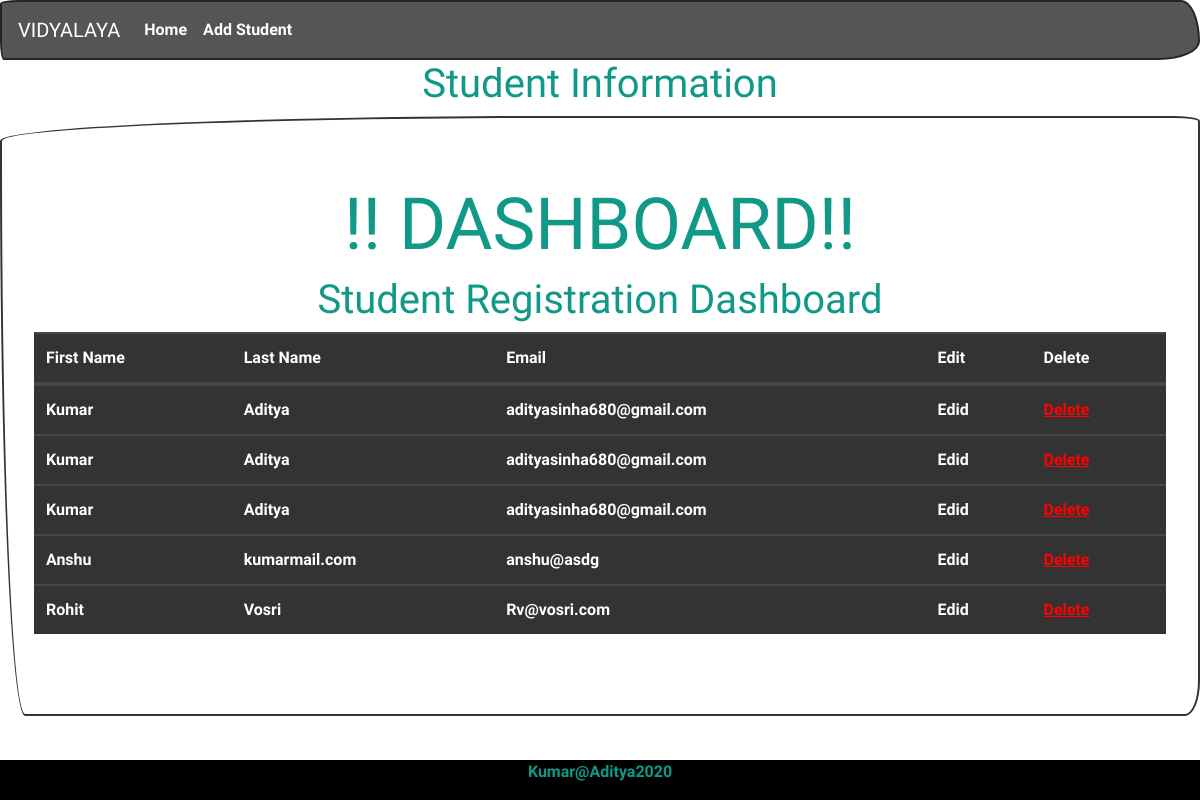
/schoolapp/, run on the app's committed database.
### schoolapp/models.py (models this page shows)
class Details(models.Model):
	fname=models.CharField(max_length=100)
	lname=models.CharField(max_length=100)
	email=models.EmailField(max_length=200)
	password=models.CharField(max_length=100)

### schoolapp/views.py (the view)
# urls.py: path('',views.index, name='index'),
def index(request):
	student_details=models.Details.objects.all()
	data={
		'student_details':student_details
	}
	return render(request,'schoolapp/index.html',context=data)

### templates/schoolapp/index.html
{%extends 'schoolapp/base.html'%}
{%block containt%}
<h1>Student Information</h1>
<div class="jumbotron">
  <h1 class="display-3">!! DASHBOARD!!</h1>
  	<h1>Student Registration Dashboard</h1>
<table class="table table-dark">
  <thead>
    <tr>
      <th scope="col">First Name</th>
      <th scope="col">Last Name</th>
      <th scope="col">Email</th>
      <th scope="col">Edit</th>
      <th scope="col">Delete</th>
    </tr>
  </thead>
  <tbody>
  {%for item in student_details%}
    <tr>
      <td>{{item.fname}}</td>
      <td>{{item.lname}}</td>
      <td>{{item.email}}</td>
      <td>Edid</td>
      <td><a href="{% url 'schoolapp:edit_student' item.id  %}" style="color: red;">Delete</a></td>
    </tr>
   {%endfor%}
  </tbody>
</table>
</div>
{%endblock%}

### templates/schoolapp/base.html (shortened to what this page needs)
<!DOCTYPE html>
{%load static%}
<html>
<head>
	<link rel="stylesheet" type="text/css" href="{%static 'css/bootstrap.min.css'%}">
	<link rel="stylesheet" type="text/css" href="{%static 'css/custom.css'%}">
</head>
<body>
<nav class="navbar navbar-expand-lg navbar-dark bg-dark">
  <a class="navbar-brand" href="#">VIDYALAYA</a>
  <div class="collapse navbar-collapse" id="navbarColor02">
    <ul class="navbar-nav mr-auto">
      <li class="nav-item active">
        <a class="nav-link" href="{%url 'schoolapp:index'%}">Home <span class="sr-only">(current)</span></a>
      </li>
      <li class="nav-item">
        <a class="nav-link" href="{%url 'schoolapp:addstudent'%}">Add Student</a>
      </li>
  </div>
</nav>
{%block containt%}
{%endblock%}
<div class='footer'>
	<p>Kumar@Aditya2020</p>
</div>
</body>
</html>

### static/css/custom.css (style rules this page uses)
h1 { color: #198; text-align: center; }
.footer { position: fixed; left: 0; bottom: 0; width: 100%; background-color: #000; color: #198; text-align: center; }

### data on the page
Details: fname "Kumar", lname "Aditya", email "adityasinha680@gmail.com"
Details: fname "Kumar", lname "Aditya", email "adityasinha680@gmail.com"
Details: fname "Kumar", lname "Aditya", email "adityasinha680@gmail.com"
Details: fname "Anshu", lname "kumarmail.com", email "anshu@asdg"
Details: fname "Rohit", lname "Vosri", email "Rv@vosri.com"
